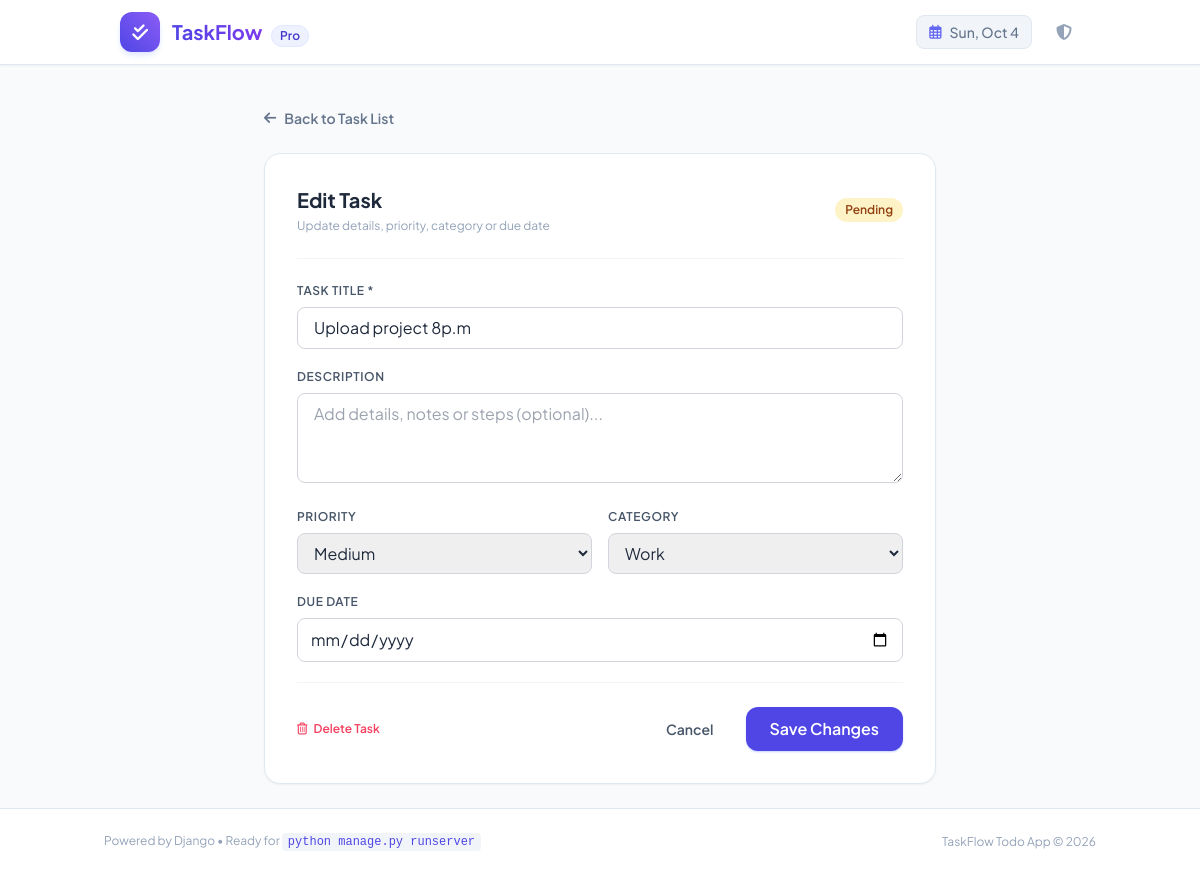
Page /edit/2/ on the committed database.
### todos/models.py (models this page shows, shortened)
class Todo(models.Model):
    PRIORITY_CHOICES = [
        ('low', 'Low'),
        ('medium', 'Medium'),
        ('high', 'High'),
    ]
    CATEGORY_CHOICES = [
        ('General', 'General'),
        ('Work', 'Work'),
        ('Personal', 'Personal'),
        ('Study', 'Study'),
        ('Shopping', 'Shopping'),
        ('Health', 'Health'),
    ]
    title = models.CharField(max_length=250)
    description = models.TextField(blank=True, null=True)
    completed = models.BooleanField(default=False)
    priority = models.CharField(max_length=10, choices=PRIORITY_CHOICES, default='medium')
    category = models.CharField(max_length=30, choices=CATEGORY_CHOICES, default='General')
    due_date = models.DateField(null=True, blank=True)
    created_at = models.DateTimeField(auto_now_add=True)
    updated_at = models.DateTimeField(auto_now=True)
    class Meta:
        ordering = ['completed', '-created_at']

### todos/views.py (the view)
# urls.py: path('edit/<int:pk>/', views.todo_edit, name='todo_edit'),
def todo_edit(request, pk):
    todo = get_object_or_404(Todo, pk=pk)
    if request.method == 'POST':
        form = TodoForm(request.POST, instance=todo)
        if form.is_valid():
            form.save()
            messages.success(request, 'Task updated successfully!')
            return redirect('todo_list')
    else:
        form = TodoForm(instance=todo)
    return render(request, 'todos/todo_edit.html', {'form': form, 'todo': todo})

### todos/templates/todos/todo_edit.html (shortened to what this page needs)
{% extends 'todos/base.html' %}
{% block content %}
<div class="max-w-2xl mx-auto">
    <div class="mb-6">
        <a href="{% url 'todo_list' %}" class="inline-flex items-center text-sm font-semibold text-slate-500 hover:text-indigo-600 transition">
            <i class="fa-solid fa-arrow-left mr-2"></i> Back to Task List
        </a>
    </div>
    <div class="bg-white rounded-2xl border border-slate-200 shadow-sm overflow-hidden p-6 sm:p-8">
        <div class="flex items-center justify-between pb-6 mb-6 border-b border-slate-100">
            <div>
                <h2 class="text-xl font-bold text-slate-800">Edit Task</h2>
                <p class="text-xs text-slate-400 mt-1">Update details, priority, category or due date</p>
            </div>
            <span class="inline-flex items-center px-2.5 py-1 rounded-full text-xs font-semibold {% if todo.completed %}bg-emerald-100 text-emerald-800{% else %}bg-amber-100 text-amber-800{% endif %}">
                {% if todo.completed %}Completed{% else %}Pending{% endif %}
            </span>
        </div>
        <form method="POST" class="space-y-5">
            <div>
                <label class="block text-xs font-semibold text-slate-600 uppercase tracking-wider mb-2">Task Title *</label>
                {{ form.title }}
            </div>
            <div>
                <label class="block text-xs font-semibold text-slate-600 uppercase tracking-wider mb-2">Description</label>
                {{ form.description }}
            </div>
            <div class="grid grid-cols-1 sm:grid-cols-2 gap-4">
                <div>
                    <label class="block text-xs font-semibold text-slate-600 uppercase tracking-wider mb-2">Priority</label>
                    {{ form.priority }}
                </div>
                <div>
                    <label class="block text-xs font-semibold text-slate-600 uppercase tracking-wider mb-2">Category</label>
                    {{ form.category }}
                </div>
            </div>
            <div>
                <label class="block text-xs font-semibold text-slate-600 uppercase tracking-wider mb-2">Due Date</label>
                {{ form.due_date }}
            </div>
            <div class="flex items-center justify-between pt-6 border-t border-slate-100">
                <a href="{% url 'todo_delete' todo.id %}"
                   onclick="return confirm('Are you sure you want to permanently delete this task?');"
                   class="inline-flex items-center text-xs font-semibold text-rose-500 hover:text-rose-700">
                    <i class="fa-regular fa-trash-can mr-1.5"></i> Delete Task
                </a>
                <div class="flex items-center space-x-3">
                    <a href="{% url 'todo_list' %}" class="px-5 py-2.5 text-sm font-semibold text-slate-600 hover:bg-slate-100 rounded-xl transition">
                        Cancel
                    </a>
                    <button type="submit" class="px-6 py-2.5 bg-indigo-600 hover:bg-indigo-700 text-white font-semibold rounded-xl shadow-sm shadow-indigo-200 transition active:scale-95">
                        Save Changes
                    </button>
                </div>
            </div>
        </form>
    </div>
</div>
{% endblock %}

### todos/templates/todos/base.html (style rules this page uses)
body { font-family: 'Plus Jakarta Sans', sans-serif; }

### rows in the picture
Todo: title "Upload project 8p.m", priority "Medium", category "Work"
